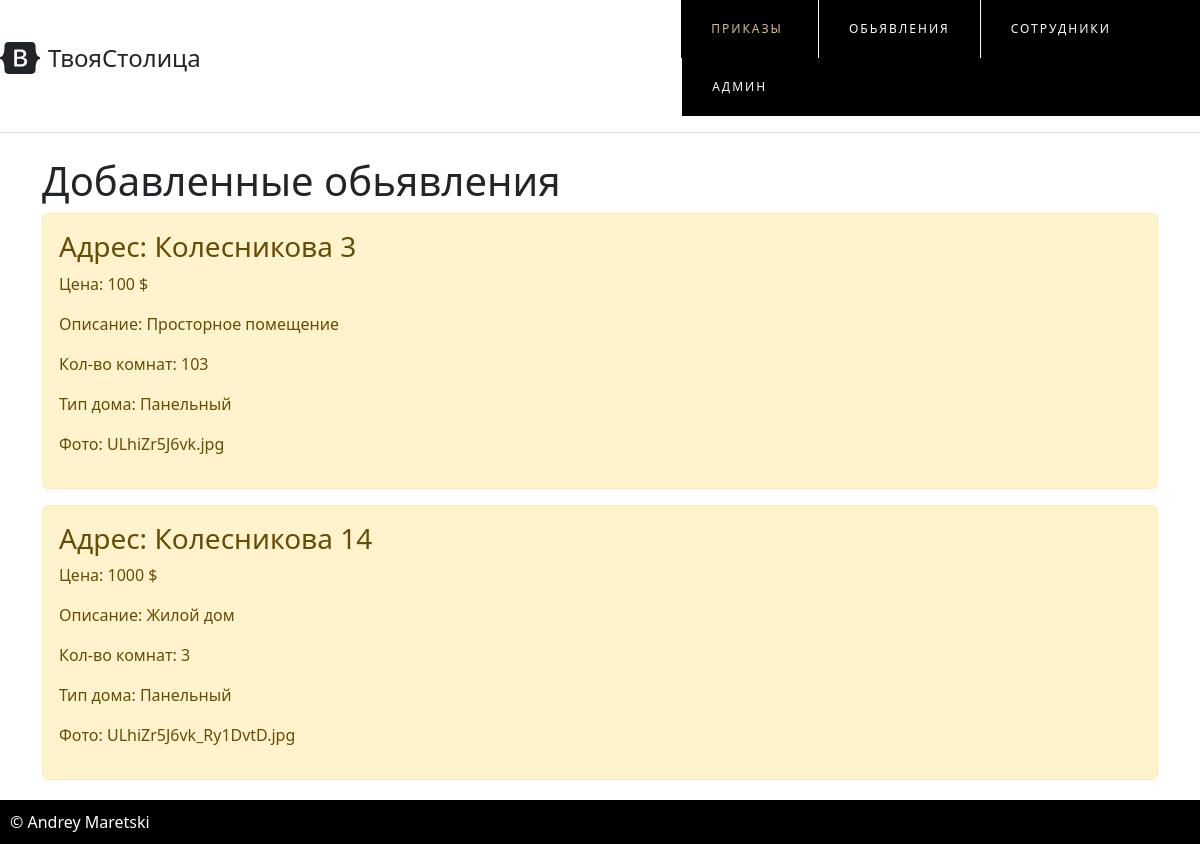
/about, run on the app's committed database.
### main/models.py (models this page shows, shortened)
class Objavlenie(models.Model):
    adress = models.CharField('Адрес', max_length=50)
    price = models.TextField('Цена')
    decribe = models.TextField('Описание')
    count_room = models.TextField('Кол-во комнат')
    type_hous = models.TextField('Тип дома')
    img = models.ImageField('Фото')

### main/views.py (the view)
# urls.py: path('about', views.about, name='about'),
def about(request):
    all_objav = Objavlenie.objects.all()
    return render(request, 'main/about.html',{'title': 'Обьявления',  'all_objav': all_objav})

### main/templates/main/about.html (shortened to what this page needs)
{% extends 'main/base.html' %}
{% block content %}
<h1>Добавленные обьявления</h1>
{% if all_objav %}
{% for i in all_objav%}
<div class="alert alert-warning mt-2">
    <h3>Адрес: {{i.adress}}</h3>
    <p>Цена: {{i.price}}</p>
    <p>Описание: {{i.decribe}}</p>
    <p>Кол-во комнат: {{i.count_room}}</p>
    <p>Тип дома: {{i.type_hous}}</p>
    <p>Фото: {{i.img}}</p>
</div>
{% endfor %}
{% else%}
    <p>Нету записей</p>
{% endif %}
{% endblock %}

### main/templates/main/base.html (style rules this page uses)
* { box-sizing: border-box; }
body { margin: 0; font-family: 'Open Sans', sans-serif; }

### data on the page
Objavlenie: adress "Колесникова 3", price "100 $", decribe "Просторное помещение", count_room "103", type_hous "Панельный", img "ULhiZr5J6vk.jpg"
Objavlenie: adress "Колесникова 14", price "1000 $", decribe "Жилой дом", count_room "3", type_hous "Панельный", img "ULhiZr5J6vk_Ry1DvtD.jpg"
